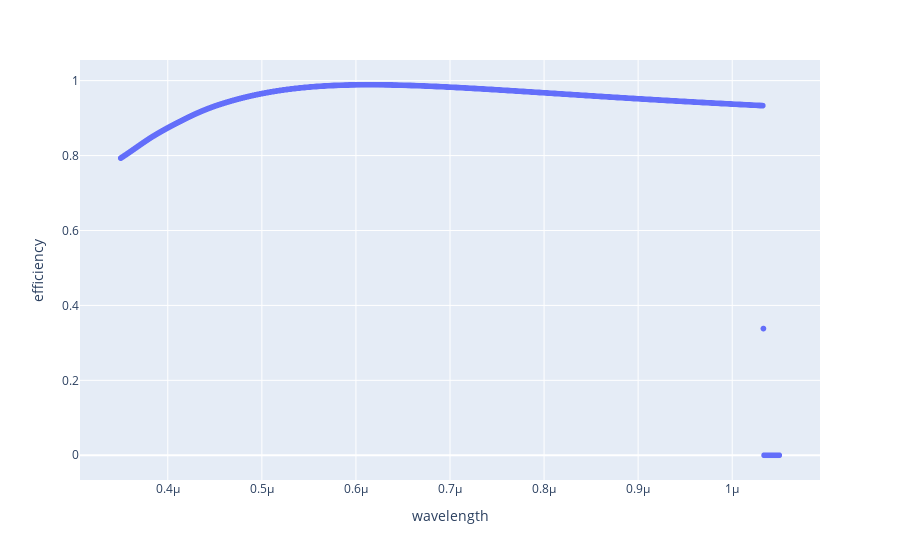

Write notebook code for a chart like this one.
### Code cell
scatter(df, y= 'efficiency', x = 'wavelength')

### Figure 1 — Plotly figure (JSON) as saved in the notebook; plotly's stock layout.template omitted (floating-point values rounded to 4 significant figures; data arrays with more than 128 entries replaced by an {"elided": "..."} marker saying what was removed)
{"data": [{"hovertemplate": "wavelength=%{x}<br>efficiency=%{y}<extra></extra>", "legendgroup": "", "marker": {"color": "#636efa", "symbol": "circle"}, "mode": "markers", "name": "", "showlegend": false, "x": {"elided": "1001 float values"}, "xaxis": "x", "y": {"elided": "1001 float values"}, "yaxis": "y", "type": "scattergl"}], "layout": {"xaxis": {"anchor": "y", "domain": [0.0, 1.0], "title": {"text": "wavelength"}}, "yaxis": {"anchor": "x", "domain": [0.0, 1.0], "title": {"text": "efficiency"}}, "legend": {"tracegroupgap": 0}, "margin": {"t": 60}}}
